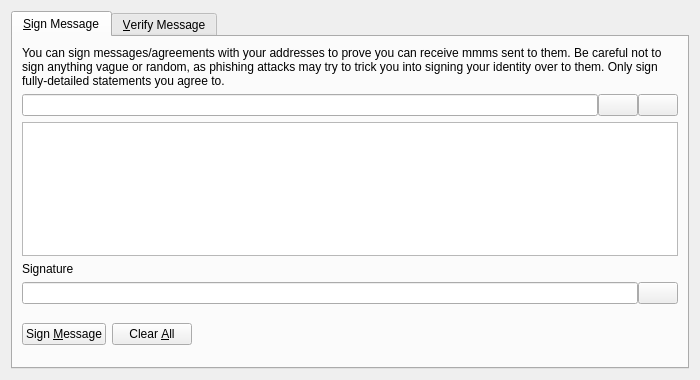
<?xml version="1.0" encoding="UTF-8"?>
<ui version="4.0">
 <class>SignVerifyMessageDialog</class>
 <widget class="QDialog" name="SignVerifyMessageDialog">
  <property name="geometry">
   <rect>
    <x>0</x>
    <y>0</y>
    <width>700</width>
    <height>380</height>
   </rect>
  </property>
  <property name="windowTitle">
   <string>Signatures - Sign / Verify a Message</string>
  </property>
  <property name="modal">
   <bool>true</bool>
  </property>
  <layout class="QVBoxLayout" name="verticalLayout">
   <item>
    <widget class="QTabWidget" name="tabWidget">
     <property name="currentIndex">
      <number>0</number>
     </property>
     <widget class="QWidget" name="tabSignMessage">
      <attribute name="title">
       <string>&amp;Sign Message</string>
      </attribute>
      <layout class="QVBoxLayout" name="verticalLayout_SM">
       <item>
        <widget class="QLabel" name="infoLabel_SM">
         <property name="text">
          <string>You can sign messages/agreements with your addresses to prove you can receive mmms sent to them. Be careful not to sign anything vague or random, as phishing attacks may try to trick you into signing your identity over to them. Only sign fully-detailed statements you agree to.</string>
         </property>
         <property name="textFormat">
          <enum>Qt::PlainText</enum>
         </property>
         <property name="wordWrap">
          <bool>true</bool>
         </property>
        </widget>
       </item>
       <item>
        <layout class="QHBoxLayout" name="horizontalLayout_1_SM">
         <property name="spacing">
          <number>0</number>
         </property>
         <item>
          <widget class="QValidatedLineEdit" name="addressIn_SM">
           <property name="toolTip">
            <string>The MMM address to sign the message with</string>
           </property>
          </widget>
         </item>
         <item>
          <widget class="QPushButton" name="addressBookButton_SM">
           <property name="toolTip">
            <string>Choose previously used address</string>
           </property>
           <property name="text">
            <string/>
           </property>
           <property name="icon">
            <iconset resource="../bitcoin.qrc">
             <normaloff>:/icons/address-book</normaloff>:/icons/address-book</iconset>
           </property>
           <property name="shortcut">
            <string>Alt+A</string>
           </property>
           <property name="autoDefault">
            <bool>false</bool>
           </property>
          </widget>
         </item>
         <item>
          <widget class="QPushButton" name="pasteButton_SM">
           <property name="toolTip">
            <string>Paste address from clipboard</string>
           </property>
           <property name="text">
            <string/>
           </property>
           <property name="icon">
            <iconset resource="../bitcoin.qrc">
             <normaloff>:/icons/editpaste</normaloff>:/icons/editpaste</iconset>
           </property>
           <property name="shortcut">
            <string>Alt+P</string>
           </property>
           <property name="autoDefault">
            <bool>false</bool>
           </property>
          </widget>
         </item>
        </layout>
       </item>
       <item>
        <widget class="QPlainTextEdit" name="messageIn_SM">
         <property name="toolTip">
          <string>Enter the message you want to sign here</string>
         </property>
        </widget>
       </item>
       <item>
        <widget class="QLabel" name="signatureLabel_SM">
         <property name="text">
          <string>Signature</string>
         </property>
         <property name="textFormat">
          <enum>Qt::PlainText</enum>
         </property>
        </widget>
       </item>
       <item>
        <layout class="QHBoxLayout" name="horizontalLayout_2_SM">
         <property name="spacing">
          <number>0</number>
         </property>
         <item>
          <widget class="QLineEdit" name="signatureOut_SM">
           <property name="font">
            <font>
             <italic>true</italic>
            </font>
           </property>
           <property name="readOnly">
            <bool>true</bool>
           </property>
          </widget>
         </item>
         <item>
          <widget class="QPushButton" name="copySignatureButton_SM">
           <property name="toolTip">
            <string>Copy the current signature to the system clipboard</string>
           </property>
           <property name="text">
            <string/>
           </property>
           <property name="icon">
            <iconset resource="../bitcoin.qrc">
             <normaloff>:/icons/editcopy</normaloff>:/icons/editcopy</iconset>
           </property>
           <property name="autoDefault">
            <bool>false</bool>
           </property>
          </widget>
         </item>
        </layout>
       </item>
       <item>
        <layout class="QHBoxLayout" name="horizontalLayout_3_SM">
         <item>
          <widget class="QPushButton" name="signMessageButton_SM">
           <property name="toolTip">
            <string>Sign the message to prove you own this MMM address</string>
           </property>
           <property name="text">
            <string>Sign &amp;Message</string>
           </property>
           <property name="icon">
            <iconset resource="../bitcoin.qrc">
             <normaloff>:/icons/edit</normaloff>:/icons/edit</iconset>
           </property>
           <property name="autoDefault">
            <bool>false</bool>
           </property>
          </widget>
         </item>
         <item>
          <widget class="QPushButton" name="clearButton_SM">
           <property name="toolTip">
            <string>Reset all sign message fields</string>
           </property>
           <property name="text">
            <string>Clear &amp;All</string>
           </property>
           <property name="icon">
            <iconset resource="../bitcoin.qrc">
             <normaloff>:/icons/remove</normaloff>:/icons/remove</iconset>
           </property>
           <property name="autoDefault">
            <bool>false</bool>
           </property>
          </widget>
         </item>
         <item>
          <spacer name="horizontalSpacer_1_SM">
           <property name="orientation">
            <enum>Qt::Horizontal</enum>
           </property>
           <property name="sizeHint" stdset="0">
            <size>
             <width>40</width>
             <height>48</height>
            </size>
           </property>
          </spacer>
         </item>
         <item>
          <widget class="QLabel" name="statusLabel_SM">
           <property name="font">
            <font>
             <weight>75</weight>
             <bold>true</bold>
            </font>
           </property>
           <property name="text">
            <string/>
           </property>
           <property name="wordWrap">
            <bool>true</bool>
           </property>
          </widget>
         </item>
         <item>
          <spacer name="horizontalSpacer_2_SM">
           <property name="orientation">
            <enum>Qt::Horizontal</enum>
           </property>
           <property name="sizeHint" stdset="0">
            <size>
             <width>40</width>
             <height>48</height>
            </size>
           </property>
          </spacer>
         </item>
        </layout>
       </item>
      </layout>
     </widget>
     <widget class="QWidget" name="tabVerifyMessage">
      <attribute name="title">
       <string>&amp;Verify Message</string>
      </attribute>
      <layout class="QVBoxLayout" name="verticalLayout_VM">
       <item>
        <widget class="QLabel" name="infoLabel_VM">
         <property name="text">
          <string>Enter the receiver's address, message (ensure you copy line breaks, spaces, tabs, etc. exactly) and signature below to verify the message. Be careful not to read more into the signature than what is in the signed message itself, to avoid being tricked by a man-in-the-middle attack. Note that this only proves the signing party receives with the address, it cannot prove sendership of any transaction!</string>
         </property>
         <property name="textFormat">
          <enum>Qt::PlainText</enum>
         </property>
         <property name="alignment">
          <set>Qt::AlignLeading|Qt::AlignLeft|Qt::AlignTop</set>
         </property>
         <property name="wordWrap">
          <bool>true</bool>
         </property>
        </widget>
       </item>
       <item>
        <layout class="QHBoxLayout" name="horizontalLayout_1_VM">
         <property name="spacing">
          <number>0</number>
         </property>
         <item>
          <widget class="QValidatedLineEdit" name="addressIn_VM">
           <property name="toolTip">
            <string>The MMM address the message was signed with</string>
           </property>
          </widget>
         </item>
         <item>
          <widget class="QPushButton" name="addressBookButton_VM">
           <property name="toolTip">
            <string>Choose previously used address</string>
           </property>
           <property name="text">
            <string/>
           </property>
           <property name="icon">
            <iconset resource="../bitcoin.qrc">
             <normaloff>:/icons/address-book</normaloff>:/icons/address-book</iconset>
           </property>
           <property name="shortcut">
            <string>Alt+A</string>
           </property>
           <property name="autoDefault">
            <bool>false</bool>
           </property>
          </widget>
         </item>
        </layout>
       </item>
       <item>
        <widget class="QPlainTextEdit" name="messageIn_VM"/>
       </item>
       <item>
        <widget class="QValidatedLineEdit" name="signatureIn_VM"/>
       </item>
       <item>
        <layout class="QHBoxLayout" name="horizontalLayout_2_VM">
         <item>
          <widget class="QPushButton" name="verifyMessageButton_VM">
           <property name="toolTip">
            <string>Verify the message to ensure it was signed with the specified MMM address</string>
           </property>
           <property name="text">
            <string>Verify &amp;Message</string>
           </property>
           <property name="icon">
            <iconset resource="../bitcoin.qrc">
             <normaloff>:/icons/transaction_0</normaloff>:/icons/transaction_0</iconset>
           </property>
           <property name="autoDefault">
            <bool>false</bool>
           </property>
          </widget>
         </item>
         <item>
          <widget class="QPushButton" name="clearButton_VM">
           <property name="toolTip">
            <string>Reset all verify message fields</string>
           </property>
           <property name="text">
            <string>Clear &amp;All</string>
           </property>
           <property name="icon">
            <iconset resource="../bitcoin.qrc">
             <normaloff>:/icons/remove</normaloff>:/icons/remove</iconset>
           </property>
           <property name="autoDefault">
            <bool>false</bool>
           </property>
          </widget>
         </item>
         <item>
          <spacer name="horizontalSpacer_1_VM">
           <property name="orientation">
            <enum>Qt::Horizontal</enum>
           </property>
           <property name="sizeHint" stdset="0">
            <size>
             <width>40</width>
             <height>48</height>
            </size>
           </property>
          </spacer>
         </item>
         <item>
          <widget class="QLabel" name="statusLabel_VM">
           <property name="font">
            <font>
             <weight>75</weight>
             <bold>true</bold>
            </font>
           </property>
           <property name="text">
            <string/>
           </property>
           <property name="wordWrap">
            <bool>true</bool>
           </property>
          </widget>
         </item>
         <item>
          <spacer name="horizontalSpacer_2_VM">
           <property name="orientation">
            <enum>Qt::Horizontal</enum>
           </property>
           <property name="sizeHint" stdset="0">
            <size>
             <width>40</width>
             <height>48</height>
            </size>
           </property>
          </spacer>
         </item>
        </layout>
       </item>
      </layout>
     </widget>
    </widget>
   </item>
  </layout>
 </widget>
 <customwidgets>
  <customwidget>
   <class>QValidatedLineEdit</class>
   <extends>QLineEdit</extends>
   <header>qt/qvalidatedlineedit.h</header>
  </customwidget>
 </customwidgets>
 <resources>
  <include location="../bitcoin.qrc"/>
 </resources>
 <connections/>
</ui>
